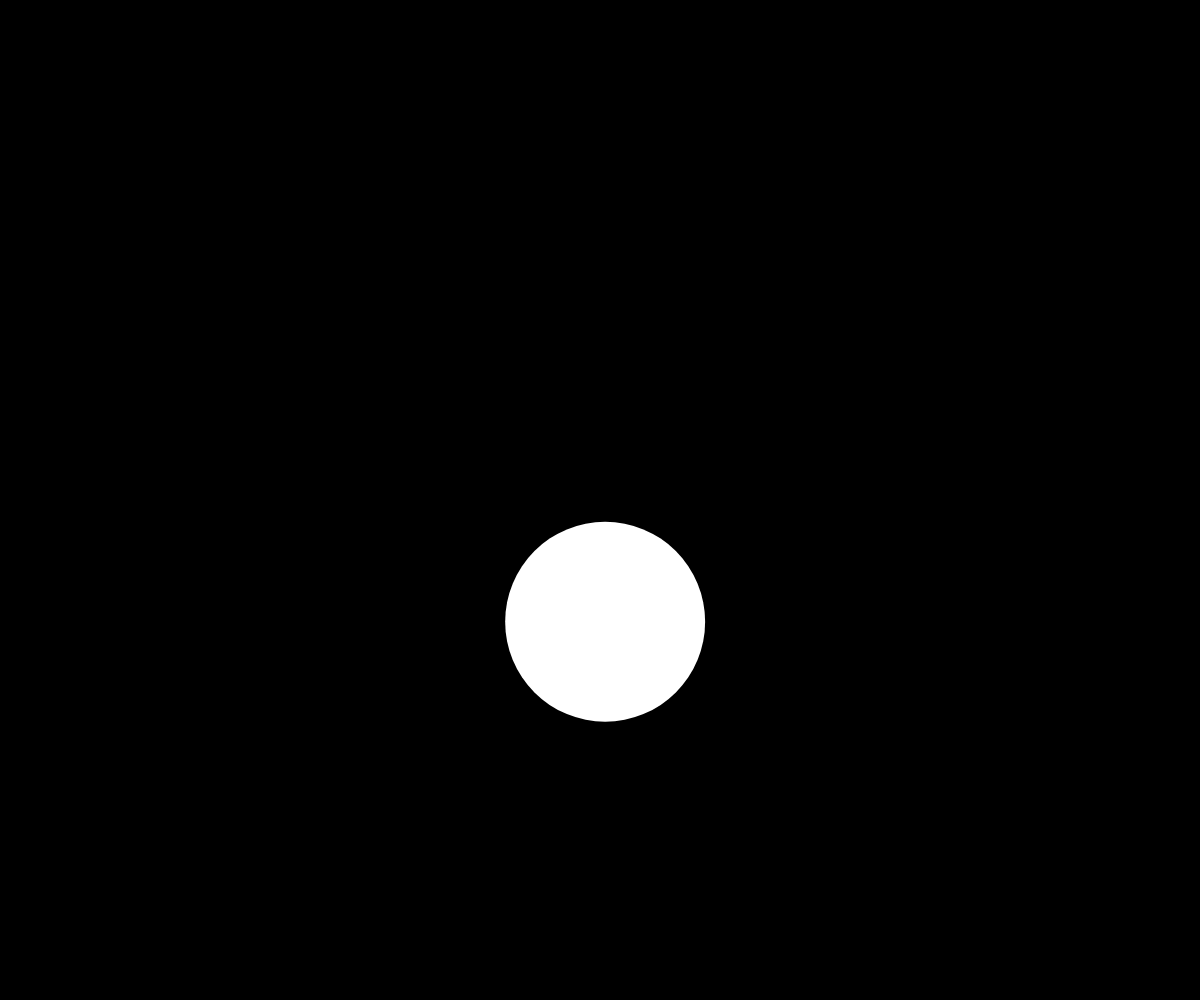
Frame 1 (no input)
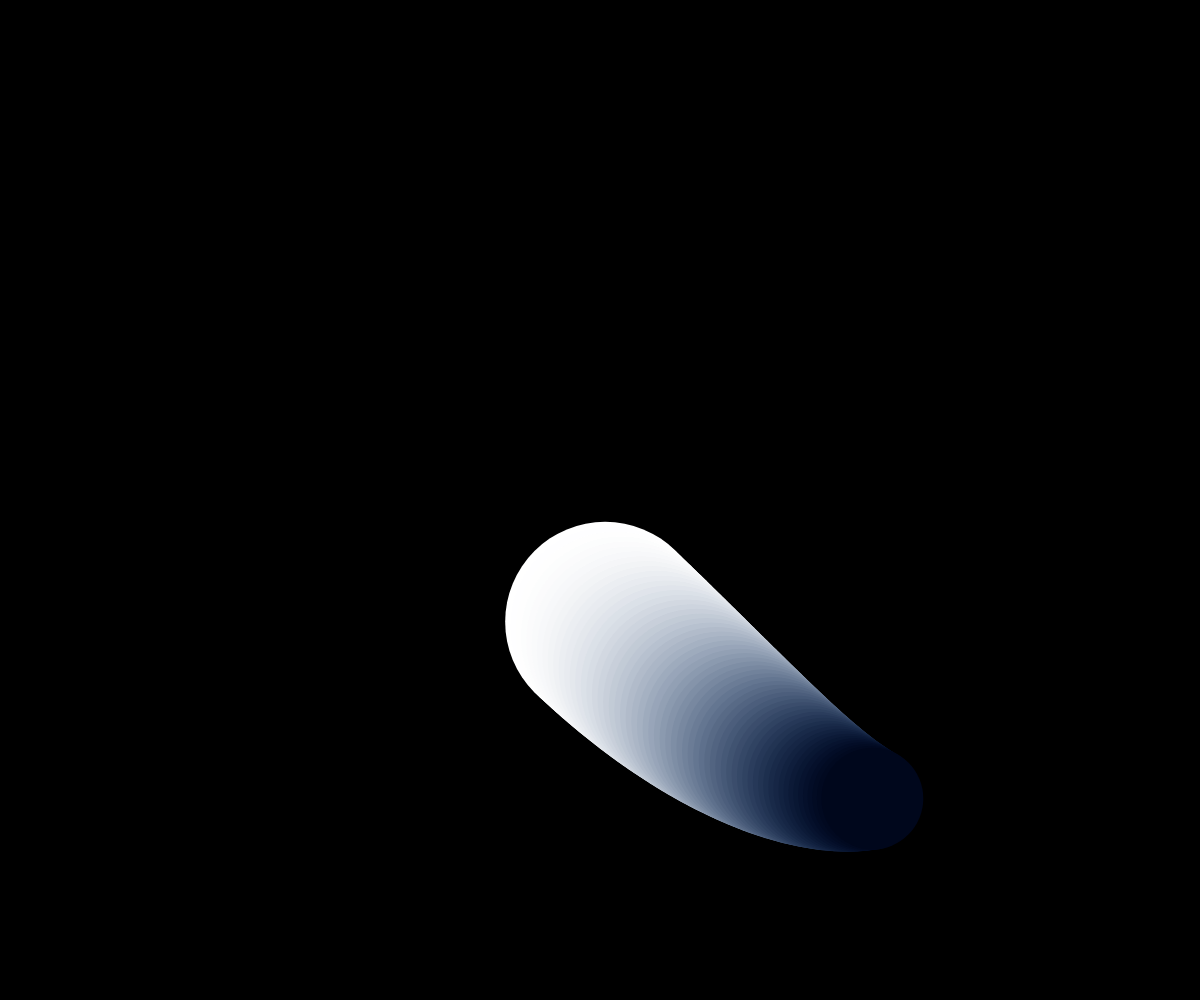
Frame 60 (no input)
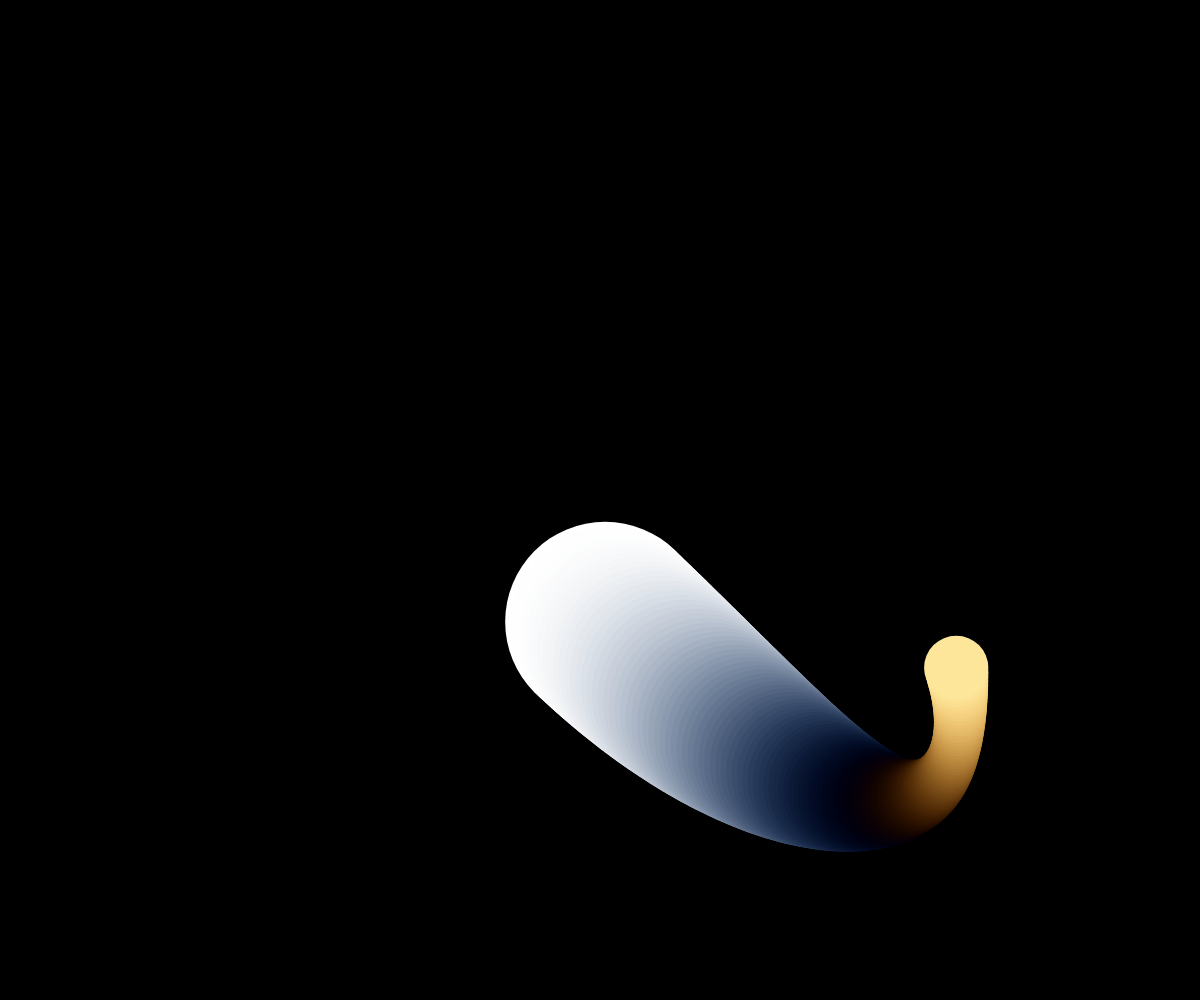
Frame 120 (the mouse pressed at the canvas centre since frame 60)

The p5.js sketch that drew these frames (run headless with seeded random() and noise() and a simulated clock; from frame 60 on, the mouse is pressed at the canvas centre):

// p5.js sketch
// ── sketch.js
function setup(){
	createCanvas(windowWidth, windowHeight)
	background(0)
}

function draw() {

	translate(width/2, height/2)

	const d = map(cos(frameCount * 0.0314), -1, 1, 50, 200)
	const x = sin(frameCount * 0.0143) * width * 0.3
	const y = sin(frameCount * 0.0179 + 0.4) * height * 0.3

	const r = map(cos(frameCount * 0.051), -1, 1, 0, 255)
	const g = map(cos(frameCount * 0.047), -1, 1, 0, 255)
	const b = map(cos(frameCount * 0.041), -1, 1, 0, 255)

	// const r = noise(frameCount * 0.031) * 255
	// const g = noise(frameCount * 0.032) * 255
	// const b = noise(frameCount * 0.033) * 255

	noStroke()
	fill (r, g, b)
	ellipse(x, y, d)
}

function windowResized() {
	resizeCanvas(windowWidth, windowHeight)
	background(0)
}
